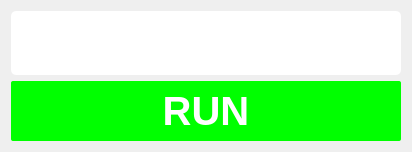
                <widget class="QWidget" name="CODPage">
                 <layout class="QVBoxLayout" name="verticalLayout_15">
                  <item>
                   <widget class="QFrame" name="frame_20">
                    <property name="styleSheet">
                     <string notr="true">background-color: rgb(255, 255, 255);
border-radius: 5px;
padding:7px;</string>
                    </property>
                    <property name="frameShape">
                     <enum>QFrame::StyledPanel</enum>
                    </property>
                    <property name="frameShadow">
                     <enum>QFrame::Raised</enum>
                    </property>
                    <layout class="QHBoxLayout" name="horizontalLayout_8">
                     <item>
                      <widget class="QFrame" name="frame_21">
                       <property name="sizePolicy">
                        <sizepolicy hsizetype="Preferred" vsizetype="Minimum">
                         <horstretch>0</horstretch>
                         <verstretch>0</verstretch>
                        </sizepolicy>
                       </property>
                       <property name="minimumSize">
                        <size>
                         <width>320</width>
                         <height>0</height>
                        </size>
                       </property>
                       <property name="styleSheet">
                        <string notr="true">image: url(:/Asset/Asset/Modul 7.png);
</string>
                       </property>
                       <property name="frameShape">
                        <enum>QFrame::StyledPanel</enum>
                       </property>
                       <property name="frameShadow">
                        <enum>QFrame::Raised</enum>
                       </property>
                      </widget>
                     </item>
                     <item>
                      <widget class="QFrame" name="frame_22">
                       <property name="styleSheet">
                        <string notr="true">image: url(:/Asset/Asset/Continous.png);</string>
                       </property>
                       <property name="frameShape">
                        <enum>QFrame::StyledPanel</enum>
                       </property>
                       <property name="frameShadow">
                        <enum>QFrame::Raised</enum>
                       </property>
                       <layout class="QVBoxLayout" name="verticalLayout_14"/>
                      </widget>
                     </item>
                    </layout>
                   </widget>
                  </item>
                  <item>
                   <widget class="QPushButton" name="RunCOD">
                    <property name="minimumSize">
                     <size>
                      <width>0</width>
                      <height>60</height>
                     </size>
                    </property>
                    <property name="cursor">
                     <cursorShape>PointingHandCursor</cursorShape>
                    </property>
                    <property name="styleSheet">
                     <string notr="true">QPushButton {
 		background-color: rgb(0, 255, 0, 255);
		border-color: rgb(255, 255, 255);
		border-radius : 2px;
		color: rgb(255, 255, 255);
		font-size: 40px;
		padding:7px;
		font-family: &quot;SF Pro Display&quot;; 
			font-weight: bold; 
    		font-style: normal;

}

/* Saat mouse hover */
QPushButton:hover {
    background-color: rgb(0, 255, 0, 225);
}</string>
                    </property>
                    <property name="text">
                     <string>RUN</string>
                    </property>
                   </widget>
                  </item>
                 </layout>
                </widget>
